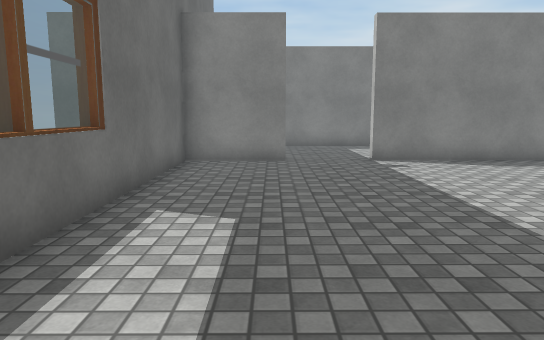
View 1 (above)

12 first-person views from a walk through a scene from a Unity 3-D project. The camera is 1.3 m above the floor, tilts 8° down and sees 70° across. The floor is counted in squares, 1 m on a side. Each view is taken from the middle of a square. On the plan, view 1 faces up. The plan holds only what a view shows up to about 16 squares ahead; the rest is blank. The place goes on beyond the plan. The player character is not drawn. Some surface patterns are stand-ins.

View 2
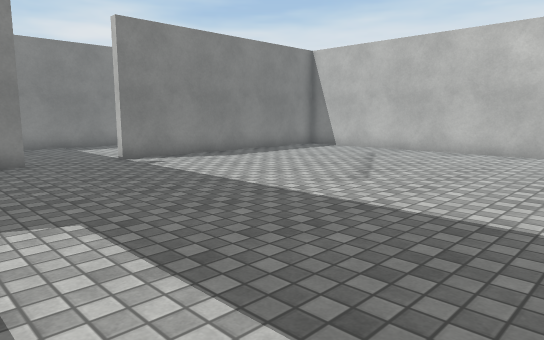

View 3
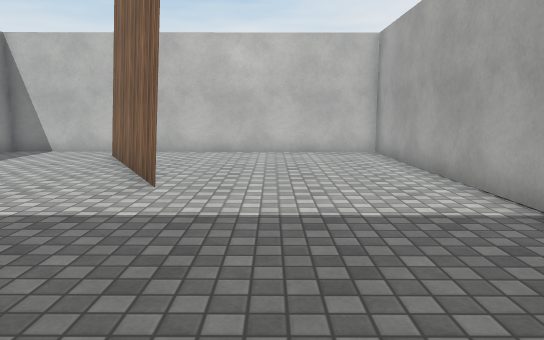

View 4
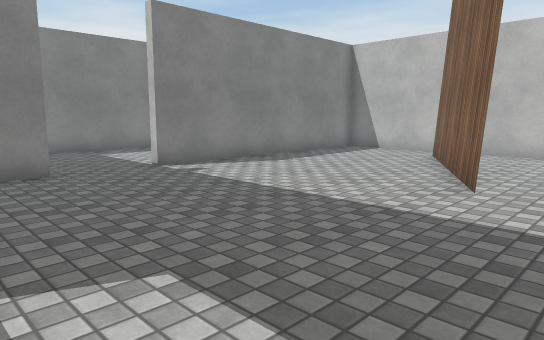

View 5
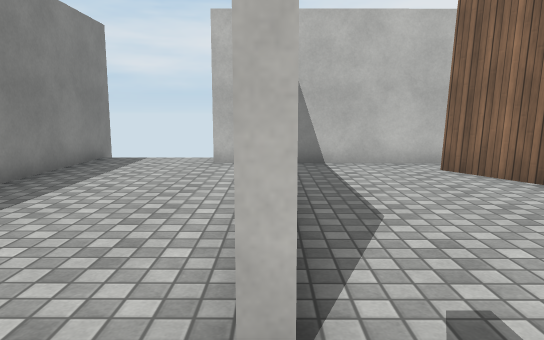

View 6
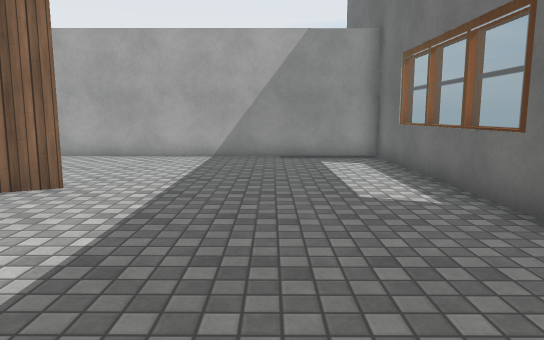

View 7
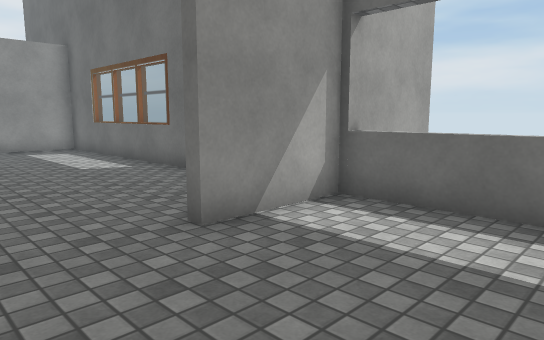

View 8
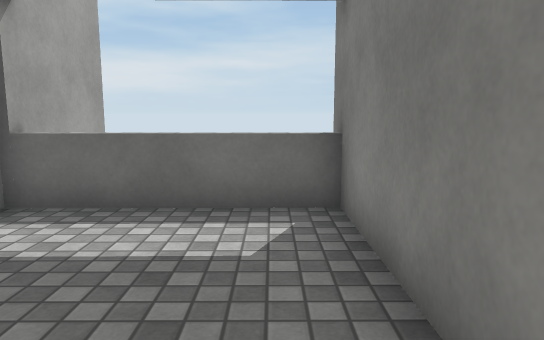

View 9
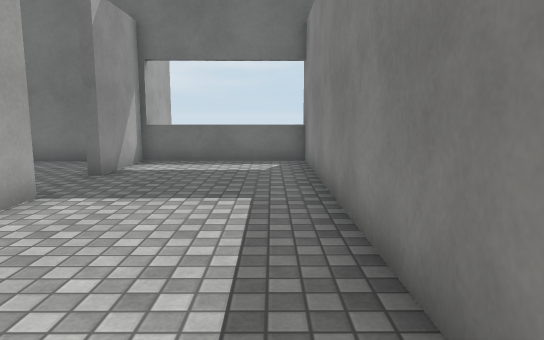

View 10
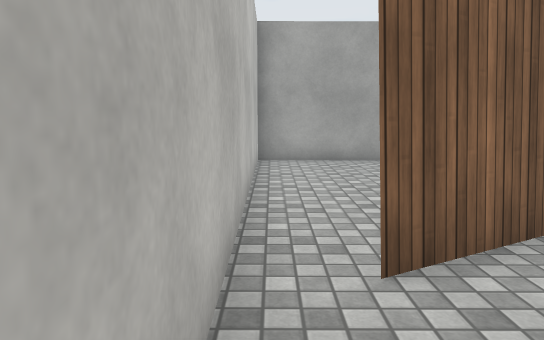

View 11
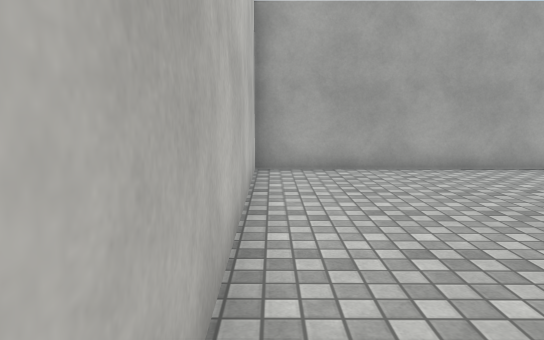

View 12
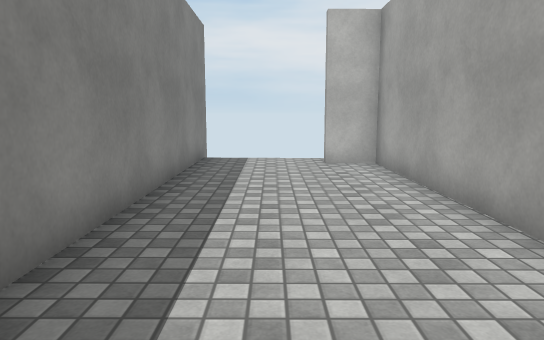

### Floor plan
Ten units are one square. View 1 is at (0, 0); x grows to the right and y downward. Boxes are objects, and circles mark ways between rooms. Rooms are numbered by the first view taken in them; rooms with no view inside come last. Other rooms are left out.
<svg viewBox="-38 -166 176 187">
<path fill="none" stroke="#000" d="M48 -40 101 -70M4 -109 -24 -109 -24 16 114 16 114 -109 28 -109M27 -112 114 -112 114 -126M-25 -161 -24 -112 4 -112M133 -161 -33 -160"/>
<circle cx="15" cy="-110" r="3" fill="#2a7"/>
<text x="40" y="-50">1</text>
<text x="50" y="-140">2</text>
</svg>
Room 1 opens to room 2.

Where each view was taken, in squares from view 1:
view 1: 0 up, 0 right, facing up
view 2: 0 up, 2 left, facing up-right
view 3: 2 up, 2 left, facing right
view 4: 2 up, 2 left, facing up-right
view 5: 11 up, 1 right, facing right
view 6: 11 up, 1 right, facing down
view 7: 15 up, 3 right, facing down-left
view 8: 15 up, 3 right, facing left
view 9: 15 up, 9 right, facing left
view 10: 10 up, 11 right, facing down
view 11: 8 up, 11 right, facing down
view 12: 14 up, 1 right, facing right
